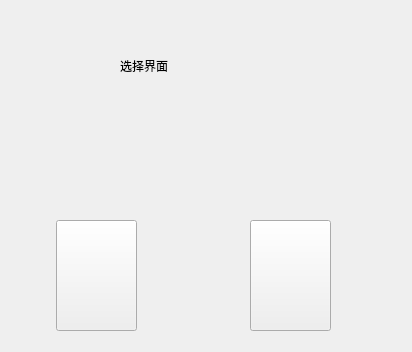
<?xml version="1.0" encoding="UTF-8"?>
<ui version="4.0">
 <class>SelectInterface</class>
 <widget class="QWidget" name="SelectInterface">
  <property name="geometry">
   <rect>
    <x>0</x>
    <y>0</y>
    <width>412</width>
    <height>352</height>
   </rect>
  </property>
  <property name="windowTitle">
   <string>Form</string>
  </property>
  <widget class="QLabel" name="label">
   <property name="geometry">
    <rect>
     <x>120</x>
     <y>30</y>
     <width>171</width>
     <height>71</height>
    </rect>
   </property>
   <property name="text">
    <string>选择界面</string>
   </property>
  </widget>
  <widget class="QToolButton" name="toolButton_shop">
   <property name="geometry">
    <rect>
     <x>56</x>
     <y>220</y>
     <width>81</width>
     <height>111</height>
    </rect>
   </property>
   <property name="text">
    <string/>
   </property>
  </widget>
  <widget class="QToolButton" name="toolButton_admin">
   <property name="geometry">
    <rect>
     <x>250</x>
     <y>220</y>
     <width>81</width>
     <height>111</height>
    </rect>
   </property>
   <property name="text">
    <string/>
   </property>
  </widget>
 </widget>
 <resources/>
 <connections/>
</ui>
